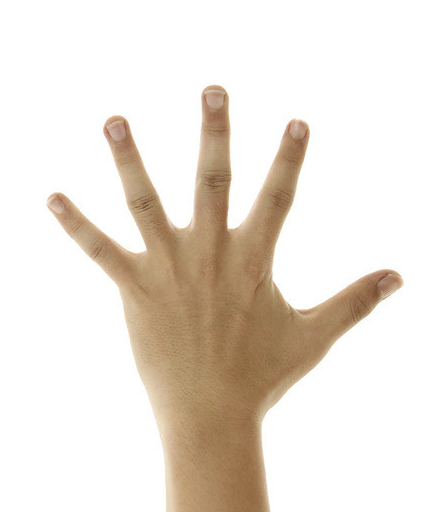
#> input picture python/lib/images/hand.png, 439 x 512 px
$ python 32.sift.py   (Python 2 division)
#> lines starting #> are read from the running program, lines starting #| are printed output that depends on the picture
# coding: utf-8
import cv2 as cv
import numpy as np


class Example(object):

    @classmethod
    def test_sift_keypoints(cls):
        img = cv.imread("../lib/images/hand.png")
#> img is the input picture: shape (512, 439, 3); mean B, G, R 217, 226.2, 234.4
        img_gray = cv.cvtColor(img, cv.COLOR_BGR2GRAY)
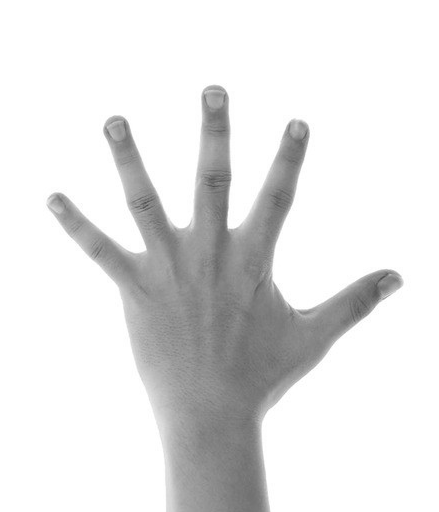
#> img_gray: shape (512, 439); min 78, max 255, mean 227.6

        sift = cv.xfeatures2d.SIFT_create()
        # keypoints, descriptions = sift.detectAndCompute(img_gray, None)
        keypoints = sift.detect(img_gray, None)
#> keypoints = 53 keypoints; strongest (x, y, size): (295, 145, 22), (216, 118, 23.4), (224, 328, 128.8), (215, 182, 23.8)
        descriptions = sift.compute(img_gray, keypoints)

        img_sift = np.zeros(img.shape, np.uint8)
        cv.drawKeypoints(img_gray, keypoints, img_sift, flags=cv.DRAW_MATCHES_FLAGS_DRAW_RICH_KEYPOINTS)  # img mast be a colorful image
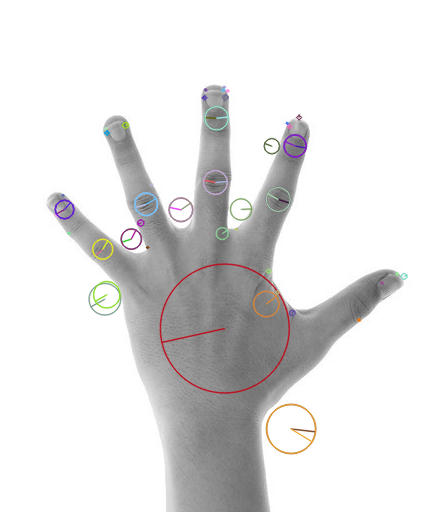
#> img_sift: shape (512, 439, 3); mean of channels 0, 1, 2 226.6, 226.7, 227.3; drawn as B, G, R
        print "description:", descriptions
#> (printed output is left out)

        cv.imshow("img", img_sift)
        cv.waitKey(0)
        cv.destroyAllWindows()


if __name__ == "__main__":
    Example.test_sift_keypoints()

$ run again, with python/lib/images/blacktable.png copied over python/lib/images/hand.png
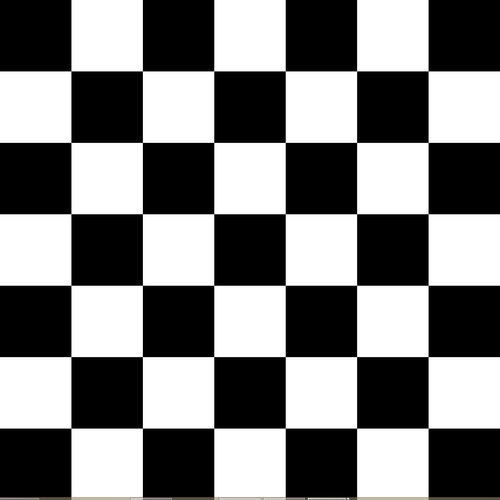
#> input picture python/lib/images/blacktable.png, 500 x 500 px
#> in test_sift_keypoints, img is the input picture: shape (500, 500, 3); mean B, G, R 124.9, 125, 125.1
#> keypoints = 135 keypoints; strongest (x, y, size): (108, 108, 44), (108, 179, 43.9), (179, 108, 43.9), (250, 107, 43.9)
#> in test_sift_keypoints, `cv.drawKeypoints(img_gray, keypoints, img_sift, flags=cv.DRAW_MATCHES_..`:
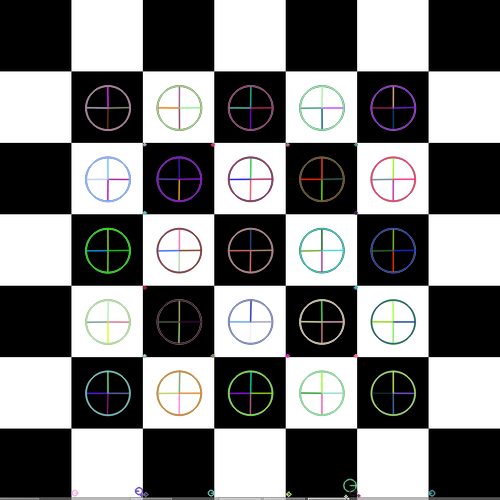
#> img_sift: shape (500, 500, 3); mean of channels 0, 1, 2 125.5, 125.6, 125.5; drawn as B, G, R
#> (printed output is left out)
